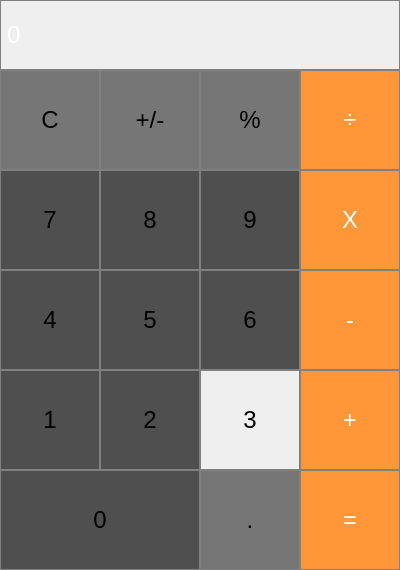
<?xml version="1.0" encoding="UTF-8"?>
<ui version="4.0">
 <class>MainWindow</class>
 <widget class="QMainWindow" name="MainWindow">
  <property name="geometry">
   <rect>
    <x>0</x>
    <y>0</y>
    <width>400</width>
    <height>570</height>
   </rect>
  </property>
  <property name="windowTitle">
   <string>MainWindow</string>
  </property>
  <widget class="QWidget" name="centralWidget">
   <widget class="QLabel" name="label">
    <property name="geometry">
     <rect>
      <x>0</x>
      <y>0</y>
      <width>400</width>
      <height>70</height>
     </rect>
    </property>
    <property name="font">
     <font>
      <pointsize>18</pointsize>
     </font>
    </property>
    <property name="styleSheet">
     <string notr="true">QLabel {
  	qproperty-alignment: 'AlignVCenter | AlignRight';
  	border: 1px solid grey;
  	 background-color: qlineargradient(x1: 0, y1: 0, x2: 0, y2: 1,
                                      stop: 0 #e6e6e6, stop: 0.3 #595959
									  stop: 0.7 #595959, stop: 1.0 #e6e6e6);
	color : white;
}


/*color : white;*/</string>
    </property>
    <property name="text">
     <string>0</string>
    </property>
   </widget>
   <widget class="QPushButton" name="pushButton">
    <property name="geometry">
     <rect>
      <x>0</x>
      <y>70</y>
      <width>100</width>
      <height>100</height>
     </rect>
    </property>
    <property name="font">
     <font>
      <pointsize>18</pointsize>
     </font>
    </property>
    <property name="styleSheet">
     <string notr="true">QPushButton {
    border: 1px solid gray;
	background-color: #767676;
}
QPushButton:pressed {
    background-color: qlineargradient(x1: 0, y1: 0, x2: 0, y2: 1,
                                      stop: 0 #525252, stop: 1 #9f9f9f);
}</string>
    </property>
    <property name="text">
     <string>C</string>
    </property>
   </widget>
   <widget class="QPushButton" name="pushButton_2">
    <property name="geometry">
     <rect>
      <x>100</x>
      <y>70</y>
      <width>100</width>
      <height>100</height>
     </rect>
    </property>
    <property name="font">
     <font>
      <pointsize>18</pointsize>
     </font>
    </property>
    <property name="styleSheet">
     <string notr="true">QPushButton {
    border: 1px solid gray;
	background-color: #767676;
}
QPushButton:pressed {
    background-color: qlineargradient(x1: 0, y1: 0, x2: 0, y2: 1,
                                      stop: 0 #525252, stop: 1 #9f9f9f);
}</string>
    </property>
    <property name="text">
     <string>+/-</string>
    </property>
   </widget>
   <widget class="QPushButton" name="pushButton_3">
    <property name="geometry">
     <rect>
      <x>200</x>
      <y>70</y>
      <width>100</width>
      <height>100</height>
     </rect>
    </property>
    <property name="font">
     <font>
      <pointsize>18</pointsize>
     </font>
    </property>
    <property name="styleSheet">
     <string notr="true">QPushButton {
    border: 1px solid gray;
	background-color: #767676;
}
QPushButton:pressed {
    background-color: qlineargradient(x1: 0, y1: 0, x2: 0, y2: 1,
                                      stop: 0 #525252, stop: 1 #9f9f9f);
}</string>
    </property>
    <property name="text">
     <string>%</string>
    </property>
   </widget>
   <widget class="QPushButton" name="pushButton_4">
    <property name="geometry">
     <rect>
      <x>300</x>
      <y>70</y>
      <width>100</width>
      <height>100</height>
     </rect>
    </property>
    <property name="font">
     <font>
      <pointsize>18</pointsize>
     </font>
    </property>
    <property name="styleSheet">
     <string notr="true">QPushButton {
  background-color: rgb(255, 151, 57);
  color: white; 
  border: 1px solid gray;
}

QPushButton:pressed {
    background-color: qlineargradient(x1: 0, y1: 0, x2: 0, y2: 1,
                                      stop: 0 #FF7832, stop: 1 #595959);
}</string>
    </property>
    <property name="text">
     <string>÷</string>
    </property>
   </widget>
   <widget class="QPushButton" name="pushButton_5">
    <property name="geometry">
     <rect>
      <x>100</x>
      <y>170</y>
      <width>100</width>
      <height>100</height>
     </rect>
    </property>
    <property name="font">
     <font>
      <pointsize>18</pointsize>
     </font>
    </property>
    <property name="styleSheet">
     <string notr="true">QPushButton {
    border: 1px solid gray;
	background-color: #4f4f4f;
}
QPushButton:pressed {
    background-color: qlineargradient(x1: 0, y1: 0, x2: 0, y2: 1,
                                      stop: 0 #373737, stop: 1 #606060);
}</string>
    </property>
    <property name="text">
     <string>8</string>
    </property>
   </widget>
   <widget class="QPushButton" name="pushButton_6">
    <property name="geometry">
     <rect>
      <x>300</x>
      <y>170</y>
      <width>100</width>
      <height>100</height>
     </rect>
    </property>
    <property name="font">
     <font>
      <pointsize>18</pointsize>
     </font>
    </property>
    <property name="styleSheet">
     <string notr="true">QPushButton {
  background-color: rgb(255, 151, 57);
  color: white; 
  border: 1px solid gray;
}

QPushButton:pressed {
    background-color: qlineargradient(x1: 0, y1: 0, x2: 0, y2: 1,
                                      stop: 0 #FF7832, stop: 1 #FF9739);
}</string>
    </property>
    <property name="text">
     <string>X</string>
    </property>
   </widget>
   <widget class="QPushButton" name="pushButton_7">
    <property name="geometry">
     <rect>
      <x>200</x>
      <y>170</y>
      <width>100</width>
      <height>100</height>
     </rect>
    </property>
    <property name="font">
     <font>
      <pointsize>18</pointsize>
     </font>
    </property>
    <property name="styleSheet">
     <string notr="true">QPushButton {
    border: 1px solid gray;
	background-color: #4f4f4f;
}
QPushButton:pressed {
    background-color: qlineargradient(x1: 0, y1: 0, x2: 0, y2: 1,
                                      stop: 0 #373737, stop: 1 #606060);
}</string>
    </property>
    <property name="text">
     <string>9</string>
    </property>
   </widget>
   <widget class="QPushButton" name="pushButton_8">
    <property name="geometry">
     <rect>
      <x>0</x>
      <y>170</y>
      <width>100</width>
      <height>100</height>
     </rect>
    </property>
    <property name="font">
     <font>
      <pointsize>18</pointsize>
     </font>
    </property>
    <property name="styleSheet">
     <string notr="true">QPushButton {
    border: 1px solid gray;
	background-color: #4f4f4f;
}
QPushButton:pressed {
    background-color: qlineargradient(x1: 0, y1: 0, x2: 0, y2: 1,
                                      stop: 0 #373737, stop: 1 #606060);
}</string>
    </property>
    <property name="text">
     <string>7</string>
    </property>
   </widget>
   <widget class="QPushButton" name="pushButton_9">
    <property name="geometry">
     <rect>
      <x>100</x>
      <y>270</y>
      <width>100</width>
      <height>100</height>
     </rect>
    </property>
    <property name="font">
     <font>
      <pointsize>18</pointsize>
     </font>
    </property>
    <property name="styleSheet">
     <string notr="true">QPushButton {
    border: 1px solid gray;
	background-color: #4f4f4f;
}
QPushButton:pressed {
    background-color: qlineargradient(x1: 0, y1: 0, x2: 0, y2: 1,
                                      stop: 0 #373737, stop: 0.5 #606060);
}</string>
    </property>
    <property name="text">
     <string>5</string>
    </property>
   </widget>
   <widget class="QPushButton" name="pushButton_10">
    <property name="geometry">
     <rect>
      <x>300</x>
      <y>270</y>
      <width>100</width>
      <height>100</height>
     </rect>
    </property>
    <property name="font">
     <font>
      <pointsize>18</pointsize>
     </font>
    </property>
    <property name="styleSheet">
     <string notr="true">QPushButton {
  background-color: rgb(255, 151, 57);
  color: white; 
  border: 1px solid gray;
}

QPushButton:pressed {
    background-color: qlineargradient(x1: 0, y1: 0, x2: 0, y2: 1,
                                      stop: 0 #FF7832, stop: 1 #FF9739);
}</string>
    </property>
    <property name="text">
     <string>-</string>
    </property>
   </widget>
   <widget class="QPushButton" name="pushButton_11">
    <property name="geometry">
     <rect>
      <x>200</x>
      <y>270</y>
      <width>100</width>
      <height>100</height>
     </rect>
    </property>
    <property name="font">
     <font>
      <pointsize>18</pointsize>
     </font>
    </property>
    <property name="styleSheet">
     <string notr="true">QPushButton {
    border: 1px solid gray;
	background-color: #4f4f4f;
}
QPushButton:pressed {
    background-color: qlineargradient(x1: 0, y1: 0, x2: 0, y2: 1,
                                      stop: 0 #373737, stop: 1 #606060);
}</string>
    </property>
    <property name="text">
     <string>6</string>
    </property>
   </widget>
   <widget class="QPushButton" name="pushButton_12">
    <property name="geometry">
     <rect>
      <x>0</x>
      <y>270</y>
      <width>100</width>
      <height>100</height>
     </rect>
    </property>
    <property name="font">
     <font>
      <pointsize>18</pointsize>
     </font>
    </property>
    <property name="styleSheet">
     <string notr="true">QPushButton {
    border: 1px solid gray;
	background-color: #4f4f4f;
}
QPushButton:pressed {
    background-color: qlineargradient(x1: 0, y1: 0, x2: 0, y2: 1,
                                      stop: 0 #373737, stop: 1 #606060);
}</string>
    </property>
    <property name="text">
     <string>4</string>
    </property>
   </widget>
   <widget class="QPushButton" name="pushButton_13">
    <property name="geometry">
     <rect>
      <x>100</x>
      <y>370</y>
      <width>100</width>
      <height>100</height>
     </rect>
    </property>
    <property name="font">
     <font>
      <pointsize>18</pointsize>
     </font>
    </property>
    <property name="styleSheet">
     <string notr="true">QPushButton {
    border: 1px solid gray;
	background-color: #4f4f4f;
}
QPushButton:pressed {
    background-color: qlineargradient(x1: 0, y1: 0, x2: 0, y2: 1,
                                      stop: 0 #373737, stop: 1 #606060);
}</string>
    </property>
    <property name="text">
     <string>2</string>
    </property>
   </widget>
   <widget class="QPushButton" name="pushButton_14">
    <property name="geometry">
     <rect>
      <x>300</x>
      <y>370</y>
      <width>100</width>
      <height>100</height>
     </rect>
    </property>
    <property name="font">
     <font>
      <pointsize>18</pointsize>
     </font>
    </property>
    <property name="styleSheet">
     <string notr="true">QPushButton {
  background-color: rgb(255, 151, 57);
  color: white; 
  border: 1px solid gray;
}

QPushButton:pressed {
    background-color: qlineargradient(x1: 0, y1: 0, x2: 0, y2: 1,
                                      stop: 0 #FF7832, stop: 1 #FF9739);
}</string>
    </property>
    <property name="text">
     <string>+</string>
    </property>
   </widget>
   <widget class="QPushButton" name="pushButton_15">
    <property name="geometry">
     <rect>
      <x>200</x>
      <y>370</y>
      <width>100</width>
      <height>100</height>
     </rect>
    </property>
    <property name="font">
     <font>
      <pointsize>18</pointsize>
     </font>
    </property>
    <property name="styleSheet">
     <string notr="true">QPushButton {
    border: 1px solid gray;
	 background-color: qlineargradient(x1: 0, y1: 0, x2: 0, y2: 1,
                                      stop: 0 #373737, stop: 1 #606060);
}
QPushButton:pressed {
    background-color: qlineargradient(x1: 0, y1: 0, x2: 0, y2: 1,
                                      stop: 0 #373737, stop: 1 #606060);
}</string>
    </property>
    <property name="text">
     <string>3</string>
    </property>
   </widget>
   <widget class="QPushButton" name="pushButton_16">
    <property name="geometry">
     <rect>
      <x>0</x>
      <y>370</y>
      <width>100</width>
      <height>100</height>
     </rect>
    </property>
    <property name="font">
     <font>
      <pointsize>18</pointsize>
     </font>
    </property>
    <property name="styleSheet">
     <string notr="true">QPushButton {
    border: 1px solid gray;
	background-color: #4f4f4f;
}
QPushButton:pressed {
    background-color: qlineargradient(x1: 0, y1: 0, x2: 0, y2: 1,
                                      stop: 0 #373737, stop: 1 #606060);
}</string>
    </property>
    <property name="text">
     <string>1</string>
    </property>
   </widget>
   <widget class="QPushButton" name="pushButton_18">
    <property name="geometry">
     <rect>
      <x>300</x>
      <y>470</y>
      <width>100</width>
      <height>100</height>
     </rect>
    </property>
    <property name="font">
     <font>
      <pointsize>18</pointsize>
     </font>
    </property>
    <property name="styleSheet">
     <string notr="true">QPushButton {
  background-color: rgb(255, 151, 57);
  color: white; 
  border: 1px solid gray;
}

QPushButton:pressed {
    background-color: qlineargradient(x1: 0, y1: 0, x2: 0, y2: 1,
                                      stop: 0 #FF7832, stop: 1 #FF9739);
}</string>
    </property>
    <property name="text">
     <string>=</string>
    </property>
   </widget>
   <widget class="QPushButton" name="pushButton_19">
    <property name="geometry">
     <rect>
      <x>200</x>
      <y>470</y>
      <width>100</width>
      <height>100</height>
     </rect>
    </property>
    <property name="font">
     <font>
      <pointsize>18</pointsize>
     </font>
    </property>
    <property name="styleSheet">
     <string notr="true">QPushButton {
    border: 1px solid gray;
	background-color: #767676;
}
QPushButton:pressed {
    background-color: qlineargradient(x1: 0, y1: 0, x2: 0, y2: 1,
                                      stop: 0 #525252, stop: 1 #9f9f9f);
}</string>
    </property>
    <property name="text">
     <string>.</string>
    </property>
   </widget>
   <widget class="QPushButton" name="pushButton_20">
    <property name="geometry">
     <rect>
      <x>0</x>
      <y>470</y>
      <width>200</width>
      <height>100</height>
     </rect>
    </property>
    <property name="font">
     <font>
      <pointsize>18</pointsize>
     </font>
    </property>
    <property name="styleSheet">
     <string notr="true">QPushButton {
    border: 1px solid gray;
	background-color: #4f4f4f;
}
QPushButton:pressed {
    background-color: qlineargradient(x1: 0, y1: 0, x2: 0, y2: 1,
                                      stop: 0 #373737, stop: 1 #606060);
}</string>
    </property>
    <property name="text">
     <string>0</string>
    </property>
   </widget>
  </widget>
 </widget>
 <layoutdefault spacing="6" margin="11"/>
 <resources/>
 <connections/>
</ui>
